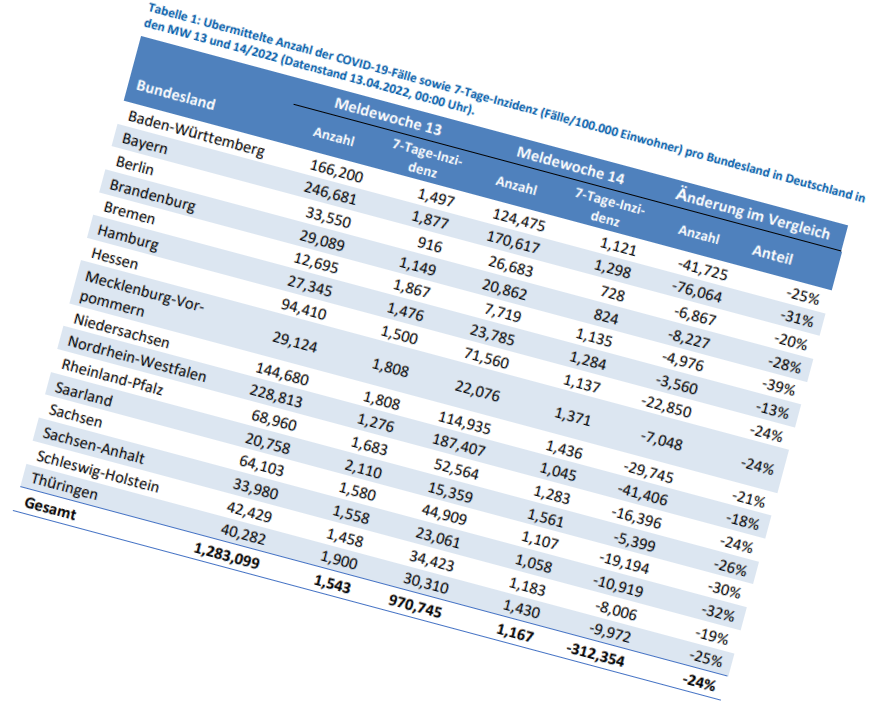
#> input picture Development/imageTest/rotate_table.png, 872 x 721 px, found by its file name
$ python LSD.py
#> lines starting #> are read from the running program, lines starting #| are printed output that depends on the picture; after the words box and inside, x2 and y2 are one past the last pixel; in counts of white or black regions, pixels touching at a corner belong together
# https://www.csdn.net/tags/MtTaEg1sMDUxNDc4LWJsb2cO0O0O.html

import cv2
import numpy as np
import matplotlib.pyplot as plt

img = r'Development\imageTest\rotate_table.png'

def LSD(img):
    image_gray = cv2.imread(img, 0)
    white = np.ones((image_gray.shape[0], image_gray.shape[1]))
    lsd = cv2.createLineSegmentDetector(0, scale=1)
    dlines = lsd.detect(image_gray)

    long_size = 20
    for dline in dlines[0]:
        x0 = int(round(dline[0][0]))
        y0 = int(round(dline[0][1]))
        x1 = int(round(dline[0][2]))
        y1 = int(round(dline[0][3]))

        long = (y1-y0)*(y1-y0)+(x1-x0)*(x1-x0)
        if long >= long_size*long_size:
            cv2.line(white, (x0, y0), (x1, y1), 0, 1, cv2.LINE_AA)

    #cv2.imshow('', white)
    #cv2.waitKey()
    plt.imshow(white, cmap = 'gray')
    plt.xticks([]),plt.yticks([])
    plt.show()

def LineSearch(image, long_size):
    ### Line makieren durch HoughLines()
#> called with image = 'Development\\imageTest\\rotate_table.png', long_size = 400
    image = cv2.imread(img, 0)
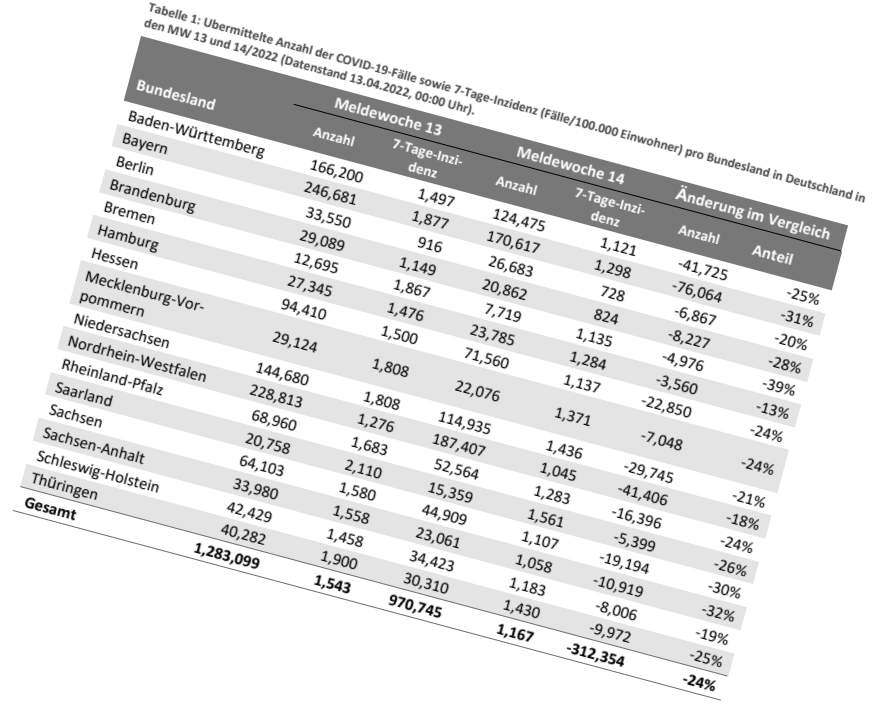
#> image: shape (721, 872); min 0, max 255, mean 229.5
    bina_image = cv2.adaptiveThreshold(image, 255, cv2.ADAPTIVE_THRESH_GAUSSIAN_C, cv2.THRESH_BINARY, 9, 5)
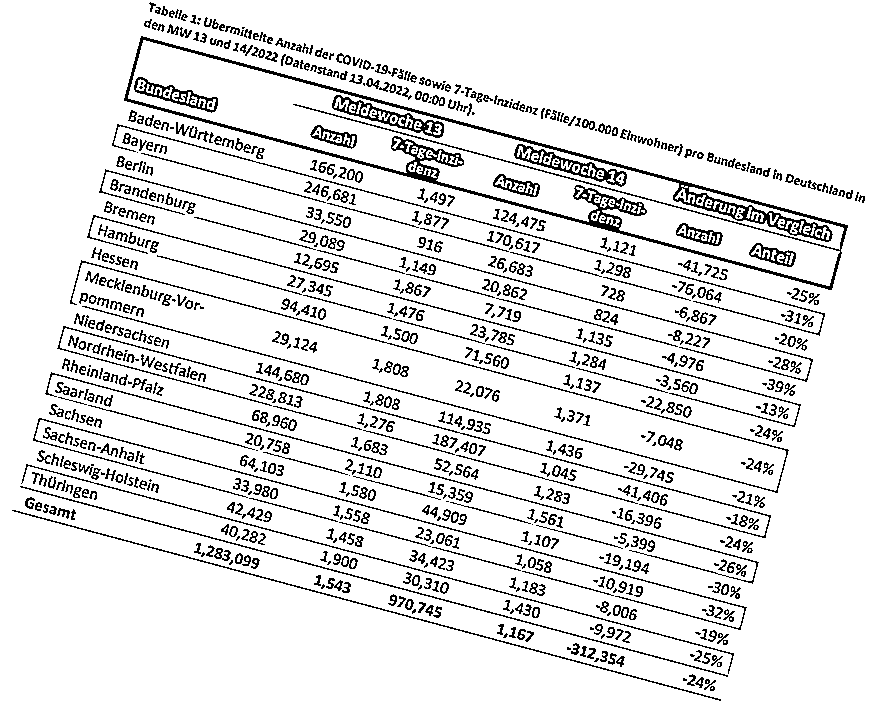
#> bina_image: shape (721, 872); 89.9% white; black in thin lines or dots
    edges = cv2.Canny(bina_image, 50, 250, apertureSize= 3) ## apertureSize is the size of kernel, also soble
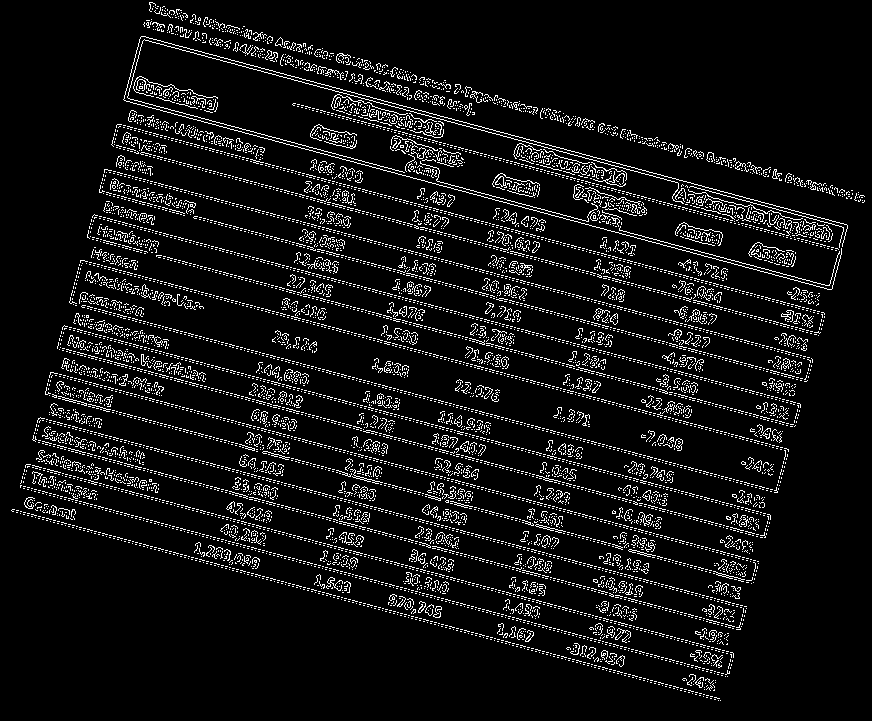
#> edges: shape (721, 872); 7.5% white in thin lines or dots

    lines = cv2.HoughLinesP(edges, 1.0, np.pi/180, 50, minLineLength = long_size, maxLineGap=5)
#> lines = 37 rows, first 6: [69, 301, 777, 491], [140, 38, 847, 228], [45, 392, 571, 533], [33, 438, 740, 628], [94, 214, 800, 404], [20, 485, 726, 674]
    # https://blog.csdn.net/dcrmg/article/details/78880046 #

    ### show the line
    # img_color = cv2.imread(path, -1)
    '''
    color_img = np.expand_dims(bina_img, axis=2)
    color_img = np.concatenate((color_img, color_img, color_img), axis=-1)

    # change the gray image to color image
    '''
    ### oder: ###
    white = np.ones((image.shape[0], image.shape[1]))

    for line in lines:
        x1, y1, x2, y2 = line[0]

        img_line = cv2.line(white, (x1,y1), (x2, y2), 0, 1)
#> this loop made 37 passes
#> (x1, y1, x2, y2) on passes 1 to 12: (69, 301, 777, 491), (140, 38, 847, 228), (45, 392, 571, 533), (33, 438, 740, 628), (94, 214, 800, 404), (20, 485, 726, 674), (141, 36, 847, 225), (156, 256, 791, 426), (59, 349, 761, 537), (12, 509, 719, 698), (111, 144, 728, 309), (105, 169, 811, 358)
#> pass 1, in LineSearch, `img_line = cv2.line(white, (x1,y1), (x2, y2), 0, 1)`:
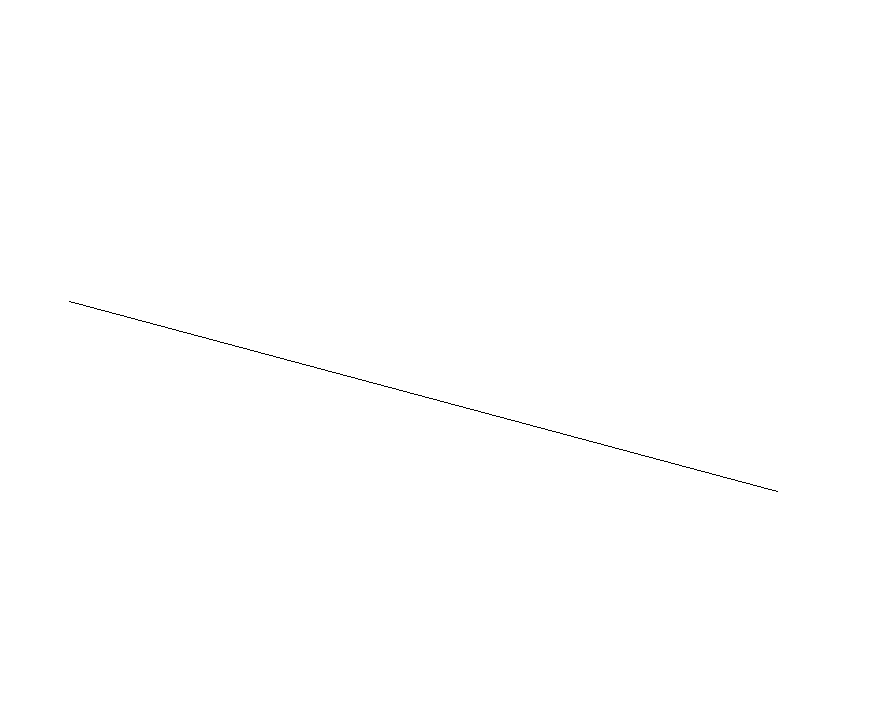
#> img_line: shape (721, 872) float64; values 0 (black) and 1 (white), 99.9% white; black in thin lines or dots, all inside (x1, y1, x2, y2) = (69, 301, 778, 492)
#> pass 2, in LineSearch, `img_line = cv2.line(white, (x1,y1), (x2, y2), 0, 1)`:
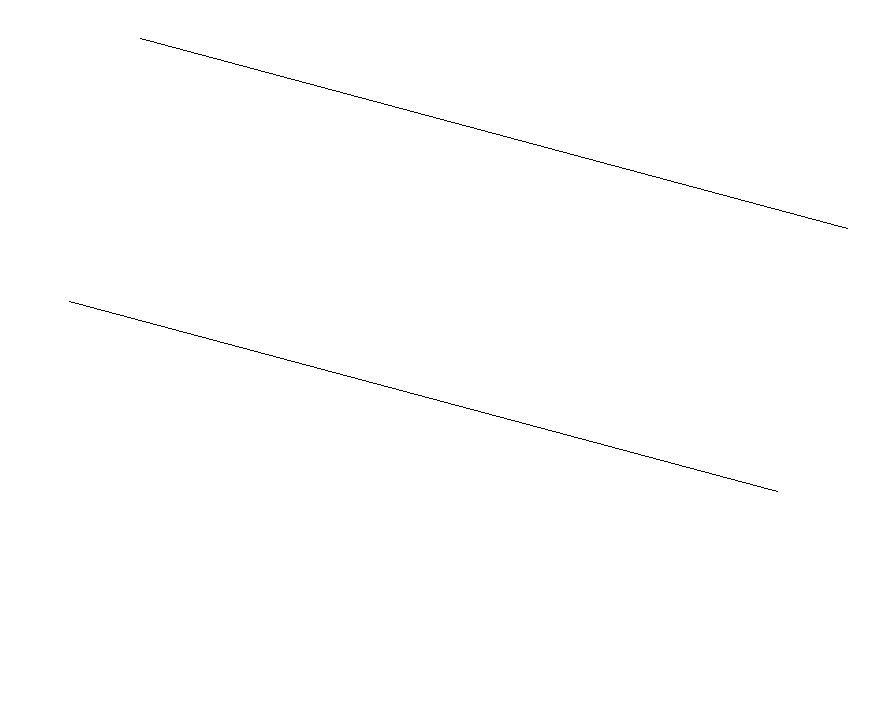
#> img_line: shape (721, 872) float64; values 0 (black) and 1 (white), 99.8% white; black in thin lines or dots, all inside (x1, y1, x2, y2) = (69, 38, 848, 492)
#> pass 3, in LineSearch, `img_line = cv2.line(white, (x1,y1), (x2, y2), 0, 1)`:
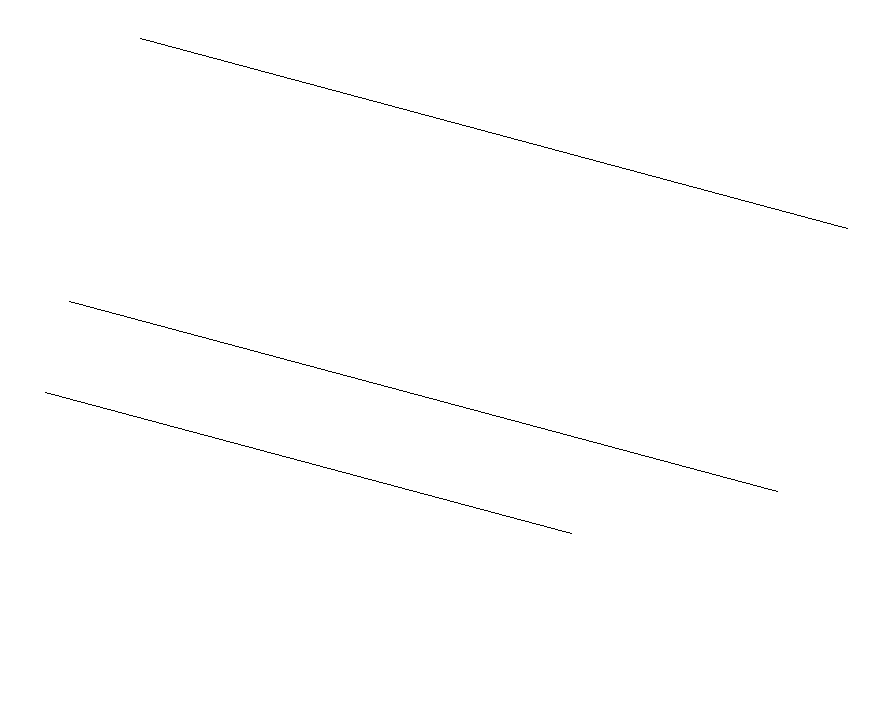
#> img_line: shape (721, 872) float64; values 0 (black) and 1 (white), 99.7% white; black in thin lines or dots, all inside (x1, y1, x2, y2) = (45, 38, 848, 534)
#> after the loop:
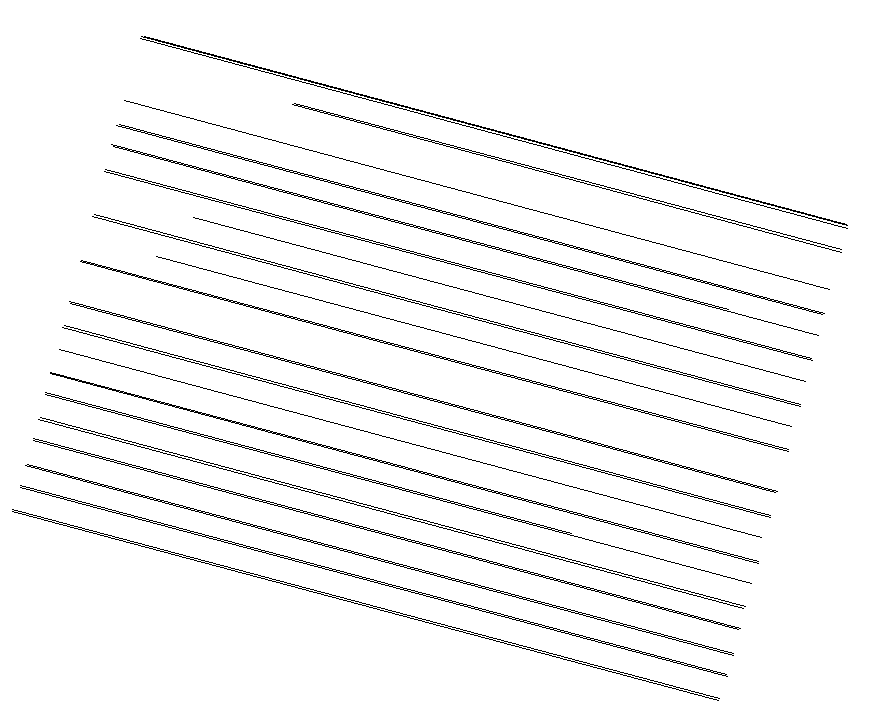
#> white: shape (721, 872) float64; values 0 (black) and 1 (white), 96% white; black in thin lines or dots, all inside (x1, y1, x2, y2) = (12, 36, 848, 701)

    if __name__ == '__main__':
        # cv2.imshow('input', bina_img)
        plt.imshow(white, cmap = 'gray')
        plt.xticks([]),plt.yticks([])
        plt.show()

    return img_line, lines

LineSearch(img, 400)

$ run again, with Development/imageTest/0.png copied over Development/imageTest/rotate_table.png
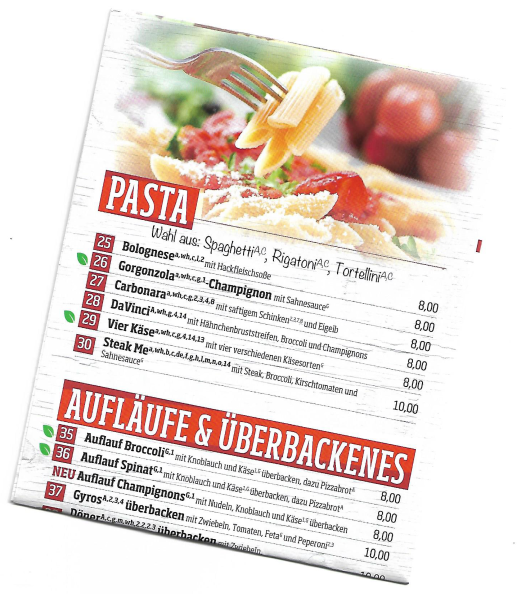
#> input picture Development/imageTest/0.png, 1033 x 1188 px, found by its file name (shown at 1/2 size)
#> bina_image: shape (1188, 1033); 89.5% white; black in thin lines or dots
#> in LineSearch, `edges = cv2.Canny(bina_image, 50, 250, apertureSize= 3)`:
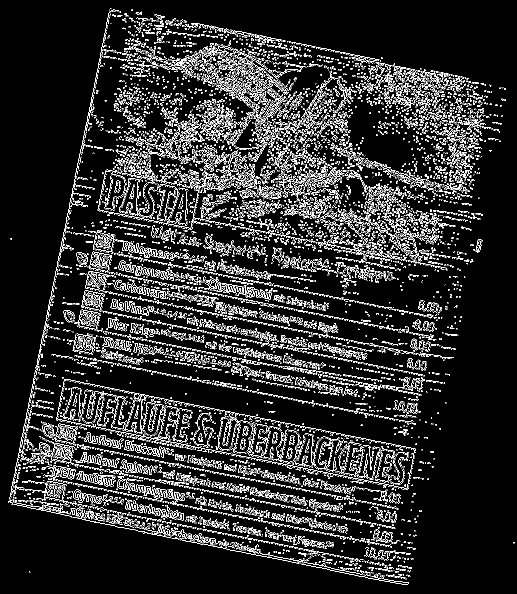
#> edges: shape (1188, 1033) (shown at 1/2 size); 10.2% white in thin lines or dots
#> lines = [[248, 908, 682, 993], [390, 894, 816, 977], [403, 762, 820, 843]]
#> the loop in LineSearch, `for line in lines:` made 3 passes
#> pass 3, in LineSearch, `img_line = cv2.line(white, (x1,y1), (x2, y2), 0, 1)`:
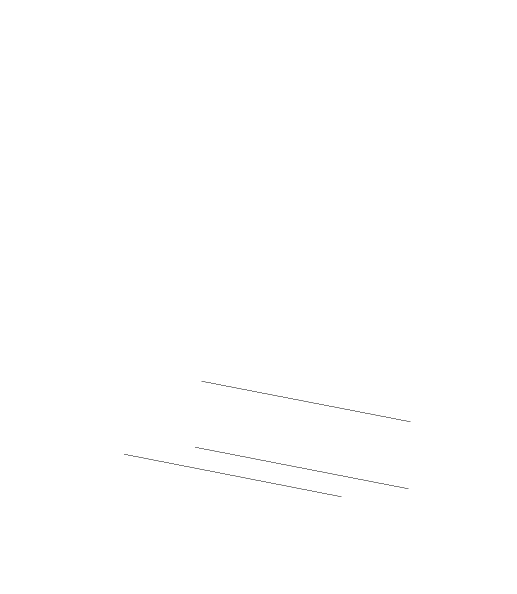
#> img_line: shape (1188, 1033) float64 (shown at 1/2 size); values 0 (black) and 1 (white), 99.9% white; black in thin lines or dots, all inside (x1, y1, x2, y2) = (248, 762, 821, 994)
